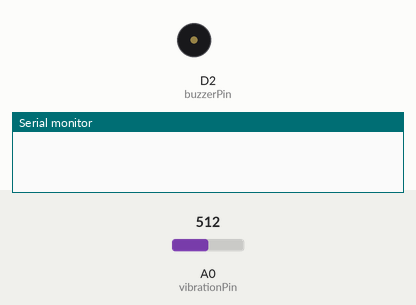
Recording of a sketch running on a simulated ESP8266 (NodeMCU). Parts: buzzer (waves = sounding, pin HIGH), the last lines printed to the serial monitor. The inputs (shaded band) are chosen by the test bench; at power-on: A0 (vibrationPin) = 512. WiFi joins after 1.5 s; servers stay silent unless stated.

Above: at 1.9 s.
At 2.9 s:
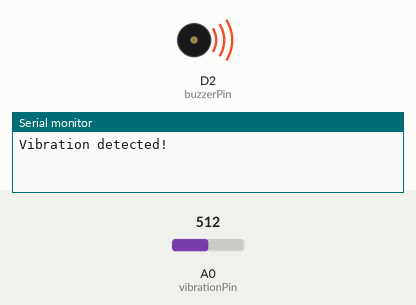
Timing chart, 0 to 4.4 s (numbered marks = the images above):
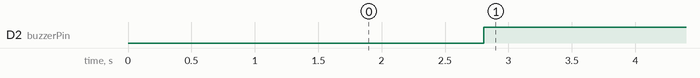

The sketch:

Business_Intelligence_IoT.ino.ino
```cpp
#define BLYNK_TEMPLATE_ID "YOUR BLINK TEMPLATE ID"
#define BLYNK_TEMPLATE_NAME "YOUR BLINK TEMPLATE NAME"
#define BLYNK_AUTH_TOKEN "YOUR BLYNK AUTH TOKEN"

#define BLYNK_PRINT Serial
#include <BlynkSimpleEsp8266.h>

// Blynk settings
char auth[] = BLYNK_AUTH_TOKEN;
char ssid[] = "YOUR WIFI SSID";
char pass[] = "YOUR WIFI PASSWORD";

// Vibration sensor settings
const int vibrationPin = A0; // Use the appropriate analog pin on your ESP8266
const int threshold = 500;  // Adjust this threshold based on your sensor and environment

// Buzzer settings
const int buzzerPin = D2; // Pin D2 on ESP8266

// Blynk Virtual Pins
#define VIRTUAL_PIN_VIBRATION V1

// Timer settings
BlynkTimer timer;

// Function prototypes
void checkVibration();

void setup() {
  Serial.begin(115200);

  Blynk.begin(auth, ssid, pass);

  // Set buzzerPin as OUTPUT
  pinMode(buzzerPin, OUTPUT);
  digitalWrite(buzzerPin, LOW); // Ensure buzzer is off at start

  timer.setInterval(1000, checkVibration);
}

void loop() {
  Blynk.run();
  timer.run();
}

void checkVibration() {
  int vibrationValue = analogRead(vibrationPin);

  Blynk.virtualWrite(VIRTUAL_PIN_VIBRATION, vibrationValue);

  if (vibrationValue > threshold) {
    Serial.println("Vibration detected!");
    Blynk.logEvent("earthquake_alert", "Earthquake Alert! - Lindungi dan selamtkan diri Anda");

    // Turn on the buzzer
    digitalWrite(buzzerPin, HIGH);
  } else {
    // Turn off the buzzer
    digitalWrite(buzzerPin, LOW);
  }
}
```

Measured:
- by itself, D2 (buzzerPin): LOW → HIGH at 2.8 s
